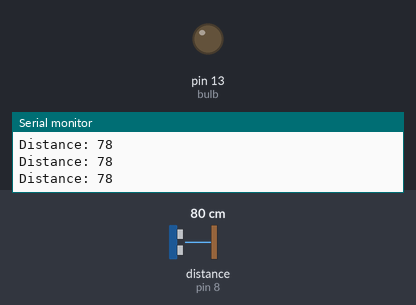
The sketch below on a simulated Arduino Uno, built with avr-gcc and run on an emulated ATmega328P. Shown: output pins drawn as LEDs (lit = HIGH), the last lines printed to the serial monitor. Wiring (inferred from the names in the program): ultrasonic range finder: trigger pin 9; echo pin 8. Inputs (shaded band) come from the test bench; at power-on: distance to the obstacle (sensor on pin 8) 80 cm. The echo pulse lasts 58.3 µs per cm; pins used as bus, display or sensor lines are not drawn.

Above: at 1.2 s.
1.3 s: distance to the obstacle (sensor on pin 8) set to 12 cm
2.8 s: distance to the obstacle (sensor on pin 8) set to 9 cm
At 3.8 s:
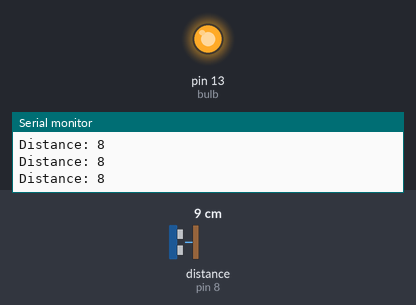
4.3 s: distance to the obstacle (sensor on pin 8) set to 25 cm
5.8 s: distance to the obstacle (sensor on pin 8) set to 29 cm
At 7.0 s:
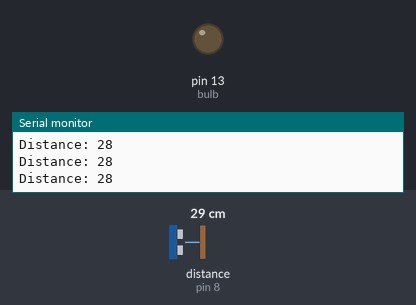
7.3 s: distance to the obstacle (sensor on pin 8) set to 2 cm
At 8.9 s:
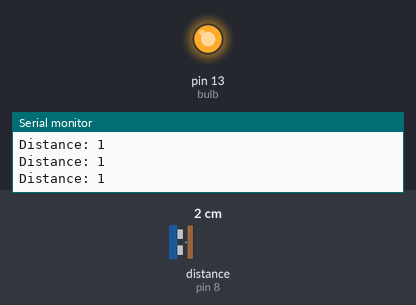
Timing chart, 0 to 9.9 s (numbered marks = the images above; inputs shaded):
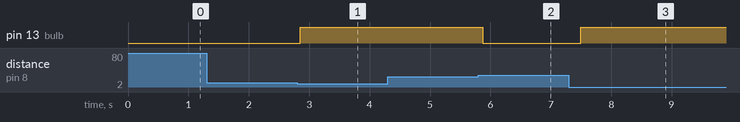

Measured:
- the behaviour switches between 11 and 10 cm on distance to the obstacle (sensor on pin 8) (found by bisection; images 0 and 1)
- the behaviour switches between 26 and 27 cm on distance to the obstacle (sensor on pin 8) (found by bisection; images 1 and 2)
- after the input at 2.8 s, pin 13 (bulb): LOW → HIGH after 0.05 s
- after the input at 5.8 s, pin 13 (bulb): HIGH → LOW after 0.07 s
- after the input at 7.3 s, pin 13 (bulb): LOW → HIGH after 0.19 s

The sketch:

Ultrasonic.ino
```cpp
const int trigPin = 9;
const int echoPin = 8;
const int bulb = 13;
long duration;
int distance;
void setup() {
pinMode(trigPin, OUTPUT);
pinMode(echoPin, INPUT);
pinMode(bulb, OUTPUT);
Serial.begin(9600);
}
void loop() {
digitalWrite(trigPin, LOW);
delayMicroseconds(2);
digitalWrite(trigPin, HIGH);
delayMicroseconds(10);
digitalWrite(trigPin, LOW);
duration = pulseIn(echoPin, HIGH);
distance= duration*0.034/2;
if (distance <10)
{
  digitalWrite(13,HIGH);

}
else if(distance>25)
{
digitalWrite(13,LOW);
}
Serial.print("Distance: ");
Serial.println(distance);
delay(200);
}

//void light()
//{
//  digitalWrite(13, HIGH);
//
//
//}
```
